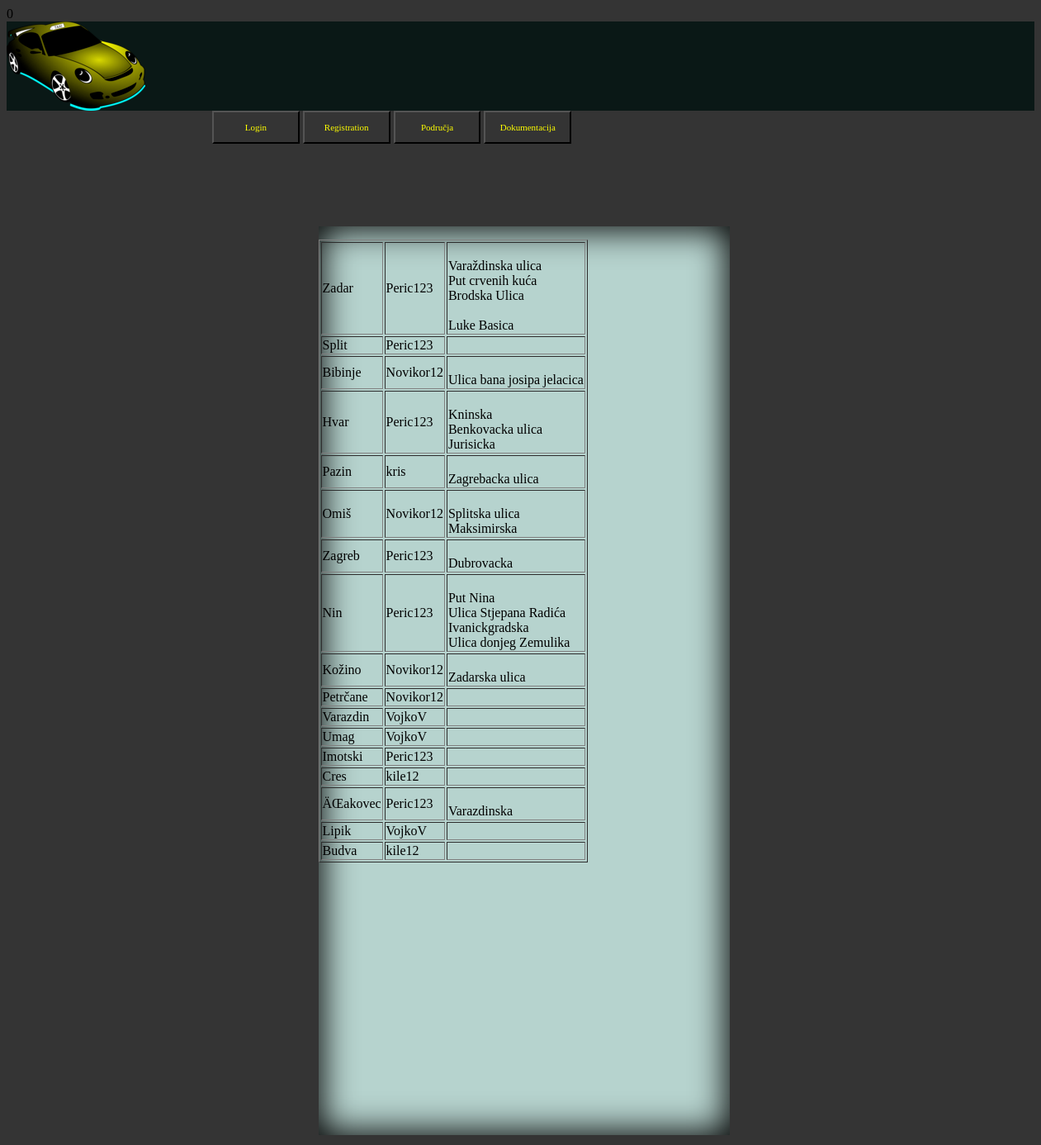
The page /podrucja.php on the database its author committed.
### tables this page shows
CREATE TABLE IF NOT EXISTS `Korisnik` (
  `idKorisnik` int(11) NOT NULL AUTO_INCREMENT,
  `BrojTelefona` varchar(10) NOT NULL,
  `Username` varchar(45) DEFAULT NULL,
  `Password` varchar(45) DEFAULT NULL,
  `Ime` varchar(45) DEFAULT NULL,
  `Prezime` varchar(45) DEFAULT NULL,
  `Email` varchar(45) DEFAULT NULL,
  `KorisnikZakljucan` tinyint(1) NOT NULL,
  `DatumRodjenja` date NOT NULL,
  `Broj_bodova` int(11) DEFAULT '0',
  `Vrsta_korisnika_idVrsta_korisnika` int(11) NOT NULL,
  PRIMARY KEY (`idKorisnik`),
  UNIQUE KEY `idKorisnik` (`idKorisnik`),
  KEY `fk_Korisnik_Vrsta_korisnika_idx` (`Vrsta_korisnika_idVrsta_korisnika`)
);

CREATE TABLE IF NOT EXISTS `Ulica` (
  `idUlica` int(11) NOT NULL AUTO_INCREMENT,
  `Ime_ulice` varchar(45) DEFAULT NULL,
  `idPodrucja` int(11) NOT NULL,
  PRIMARY KEY (`idUlica`),
  KEY `idPodrucja_idx` (`idPodrucja`)
);

### baza.class.php (called while the page is built, shortened)
<?php
class Baza {
    function spajanjeNaBazu() {
        $mysqli = new mysqli(self::server, self::korisnik, self::lozinka, self::baza);
        return $mysqli;
    }
    function selectUpit($upit){
        $veza = self::spajanjeNaBazu();
        $rezultat = $veza->query($upit) or trigger_error("Greška kod upita: {$upit} - Greška: ".$veza->error.''.E_USER_ERROR);
        return $rezultat;
    }
    function ostaliUpiti($upit){
        $veza = self::spajanjeNaBazu();
        if($rezultat = $veza->query($upit)){
            self::prekidVeze();
        } else {
            echo $upit;
            echo "ne moze";
            exit();
        }
        return $rezultat;
    }
}
?>

### podrucja.php (the view, shortened to what this page needs)
<?php
include 'baza.class.php';
$baza = new Baza();
if(empty($_POST)){
        $baza->spajanjeNaBazu();
        $sqlUpit = "Select * from Podrucje";
        $rezultati = $baza->selectUpit($sqlUpit);
        $counter = 0;
        $imenaPodrucja = array();
        $ulice = array();
        while ($rezultat = mysqli_fetch_array($rezultati)) {
            $imenaPodrucja[] = $rezultat['Ime_podrucja'];
            $sqlUpit = "Select * from Korisnik where idKorisnik=" . $rezultat['idAdministratora'];
            $rezultatIzBaze = $baza->ostaliUpiti($sqlUpit);
            $korisnik = mysqli_fetch_array($rezultatIzBaze);
            $Username[] = $korisnik['Username'];
            $sqlUpit = "Select * from Ulica where idPodrucja=" . $rezultat['idPodrucje'];
            $rezultatiUlica = $baza->selectUpit($sqlUpit);
            $ulica = "";
            while ($rezultatUlica = mysqli_fetch_array($rezultatiUlica)) {
                $ulica = $ulica . "<br>" . $rezultatUlica['Ime_ulice'];
            }
            $ulice[] = $ulica;
            $counter++;
    }
}
$velicinaEkrana = 250 + $counter*50;
?>
<!DOCTYPE html>
<html>
    <head>
        <link rel="stylesheet" href="css.css" type="text/css">
    </head>
    <body>
        <div id="header"></div>
        <div id="izbornik"></div>
        <div class="content" style="<?php echo "height:".$velicinaEkrana."px" ?>">
            <table id="table-popisProizvoda" border="1">
                <?php
                for ($i = 0; $i < $counter; $i++) {
                    echo "<tr class='table-row'>";
                    echo "<td id='table-podrucje'>" . $imenaPodrucja[$i] . "</td>";
                    echo "<td>" . $Username[$i] . "</td>";
                    echo "<td>" . $ulice[$i] . "</td>";
                    echo "</tr>";
                }
                ?>
            </table>
        </div>
    </body>
</html>

### css.css (style rules this page uses)
html { background-color: #343434; }
.content { position: flex; width: 40%; transform: translateX(70%) translateY(10%); background-color: #B6D3CE; box-shadow: inset 0px 0px 40px 4px black; }
#header { background-color: #0A1816; }
.content { display: inline-block; transform: translateX(50%); margin-top:100px; }

### rows shown on the page
korisnik: Username "Peric123"
ulica: Ime_ulice "Varaždinska ulica"
ulica: Ime_ulice "Put crvenih kuća"
ulica: Ime_ulice "Brodska Ulica"
ulica: Ime_ulice "Luke Basica"
ulica: Ime_ulice "Ulica bana josipa jelacica"
ulica: Ime_ulice "Kninska"
ulica: Ime_ulice "Benkovacka ulica"
ulica: Ime_ulice "Jurisicka"
ulica: Ime_ulice "Zagrebacka ulica"
ulica: Ime_ulice "Splitska ulica"
ulica: Ime_ulice "Maksimirska"
ulica: Ime_ulice "Dubrovacka"
ulica: Ime_ulice "Put Nina"
ulica: Ime_ulice "Ulica Stjepana Radića"
ulica: Ime_ulice "Ivanickgradska"
ulica: Ime_ulice "Ulica donjeg Zemulika"
ulica: Ime_ulice "Zadarska ulica"
ulica: Ime_ulice "Varazdinska"

### other values the page prints
$imenaPodrucja[$i] "Zadar"
$imenaPodrucja[$i] "Split"
$imenaPodrucja[$i] "Bibinje"
$Username[$i] "Novikor12"
$imenaPodrucja[$i] "Hvar"
$imenaPodrucja[$i] "Pazin"
$Username[$i] "kris"
$imenaPodrucja[$i] "Omiš"
$imenaPodrucja[$i] "Zagreb"
$imenaPodrucja[$i] "Nin"
$imenaPodrucja[$i] "Kožino"
$imenaPodrucja[$i] "Petrčane"
$imenaPodrucja[$i] "Varazdin"
$Username[$i] "VojkoV"
$imenaPodrucja[$i] "Umag"
